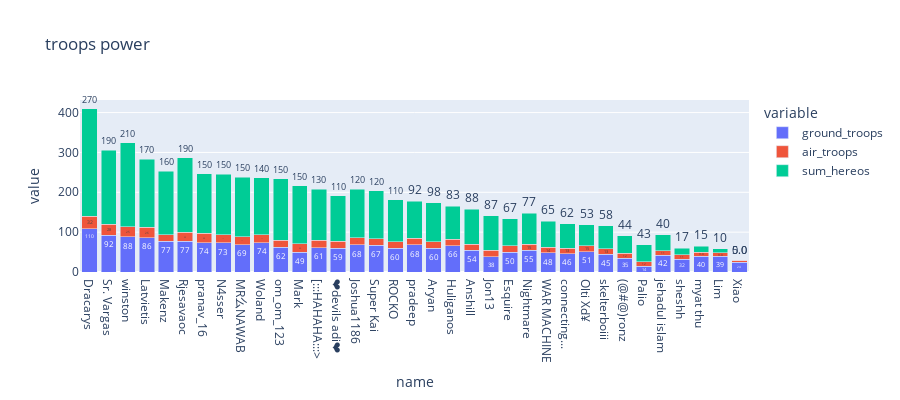

Here is the notebook cell this chart was saved with:
### Code cell
troops_to_analyse = ['ground_troops','air_troops','sum_hereos']

fig = px.bar(df_players_2.sort_values(['townHallLevel','troops_hereos'],ascending=[False,False]), x='name',
             y=troops_to_analyse, #hover_data=['lifeExp', 'gdpPercap'],
             #color='townHallLevel',
             title = 'troops power',
             text_auto='.2s',
             labels={'pop':'population of Canada'}, height=400)

fig.update_traces(textfont_size=12, textangle=0, textposition="outside", cliponaxis=False)

# Change the bar mode
fig.update_layout(barmode='stack')

fig.show()

### Figure 1 — Plotly figure (JSON) as saved in the notebook; plotly's stock layout.template omitted (floating-point values rounded to 4 significant figures)
{"data": [{"alignmentgroup": "True", "cliponaxis": false, "hovertemplate": "variable=ground_troops<br>name=%{x}<br>value=%{y}<extra></extra>", "legendgroup": "ground_troops", "marker": {"color": "#636efa", "pattern": {"shape": ""}}, "name": "ground_troops", "offsetgroup": "ground_troops", "orientation": "v", "showlegend": true, "textangle": 0, "textfont": {"size": 12}, "textposition": "outside", "texttemplate": "%{y:.2s}", "type": "bar", "x": ["Dracarys", "Sr. Vargas", "winston", "Latvietis", "Makenz", "Rjesavaoc", "pranav_16", "N4sser", "MR么NAWAB", "Woland", "om_om_123", "Mark", "[:::HAHAHA:::>", "❤devils adi❤", "Joshua1186", "Super Kai", "ROCKO", "pradeep", "Aryan", "Huliganos", "Anshill", "Jon13", "Esquire", "Nightmare", "WAR MACHINE", "connecting...", "Olti Xd¥", "skelterboiii", "(@#@)ronz", "Palio", "jehadul islam", "sheshh", "myat thu", "Lim", "Xiao"], "xaxis": "x", "y": [108, 92, 88, 86, 77, 77, 74, 73, 69, 74, 62, 49, 61, 59, 68, 67, 60, 68, 60, 66, 54, 38, 50, 55, 48, 46, 51, 45, 35, 14, 42, 32, 40, 39, 24], "yaxis": "y"}, {"alignmentgroup": "True", "cliponaxis": false, "hovertemplate": "variable=air_troops<br>name=%{x}<br>value=%{y}<extra></extra>", "legendgroup": "air_troops", "marker": {"color": "#EF553B", "pattern": {"shape": ""}}, "name": "air_troops", "offsetgroup": "air_troops", "orientation": "v", "showlegend": true, "textangle": 0, "textfont": {"size": 12}, "textposition": "outside", "texttemplate": "%{y:.2s}", "type": "bar", "x": ["Dracarys", "Sr. Vargas", "winston", "Latvietis", "Makenz", "Rjesavaoc", "pranav_16", "N4sser", "MR么NAWAB", "Woland", "om_om_123", "Mark", "[:::HAHAHA:::>", "❤devils adi❤", "Joshua1186", "Super Kai", "ROCKO", "pradeep", "Aryan", "Huliganos", "Anshill", "Jon13", "Esquire", "Nightmare", "WAR MACHINE", "connecting...", "Olti Xd¥", "skelterboiii", "(@#@)ronz", "Palio", "jehadul islam", "sheshh", "myat thu", "Lim", "Xiao"], "xaxis": "x", "y": [32, 28, 25, 26, 16, 23, 23, 20, 20, 20, 18, 22, 19, 18, 18, 17, 16, 17, 16, 16, 16, 16, 16, 15, 14, 13, 15, 13, 12, 12, 11, 11, 9, 9, 5], "yaxis": "y"}, {"alignmentgroup": "True", "cliponaxis": false, "hovertemplate": "variable=sum_hereos<br>name=%{x}<br>value=%{y}<extra></extra>", "legendgroup": "sum_hereos", "marker": {"color": "#00cc96", "pattern": {"shape": ""}}, "name": "sum_hereos", "offsetgroup": "sum_hereos", "orientation": "v", "showlegend": true, "textangle": 0, "textfont": {"size": 12}, "textposition": "outside", "texttemplate": "%{y:.2s}", "type": "bar", "x": ["Dracarys", "Sr. Vargas", "winston", "Latvietis", "Makenz", "Rjesavaoc", "pranav_16", "N4sser", "MR么NAWAB", "Woland", "om_om_123", "Mark", "[:::HAHAHA:::>", "❤devils adi❤", "Joshua1186", "Super Kai", "ROCKO", "pradeep", "Aryan", "Huliganos", "Anshill", "Jon13", "Esquire", "Nightmare", "WAR MACHINE", "connecting...", "Olti Xd¥", "skelterboiii", "(@#@)ronz", "Palio", "jehadul islam", "sheshh", "myat thu", "Lim", "Xiao"], "xaxis": "x", "y": [270, 186, 211, 171, 160, 187, 149, 152, 149, 142, 154, 145, 128, 114, 122, 120, 105, 92, 98, 83, 88, 87, 67, 77, 65, 62, 53, 58, 44, 43, 40, 17, 15, 10, 0], "yaxis": "y"}], "layout": {"barmode": "stack", "height": 400, "legend": {"title": {"text": "variable"}, "tracegroupgap": 0}, "title": {"text": "troops power"}, "xaxis": {"anchor": "y", "domain": [0, 1], "title": {"text": "name"}}, "yaxis": {"anchor": "x", "domain": [0, 1], "title": {"text": "value"}}}}
